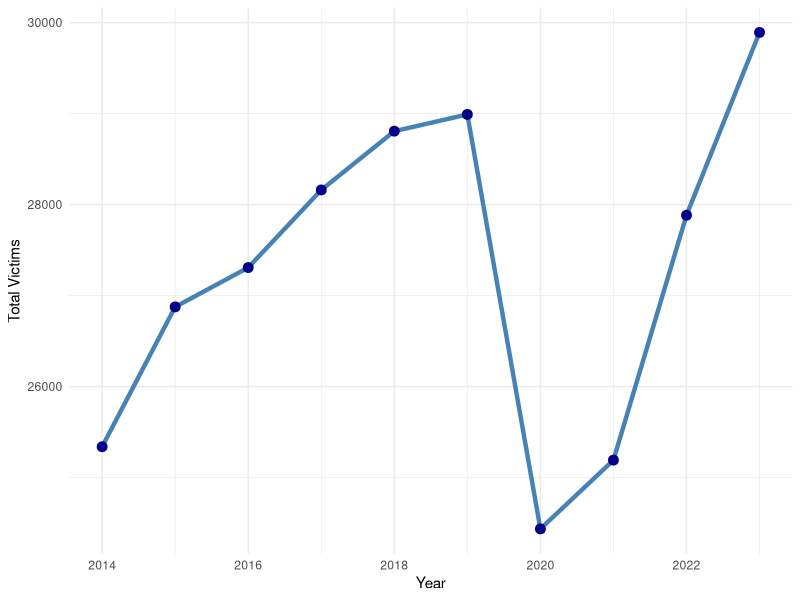
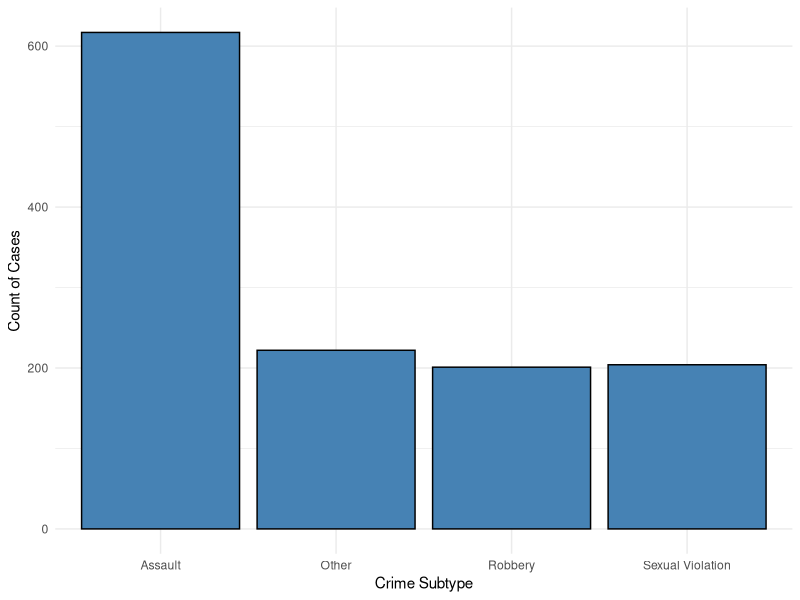
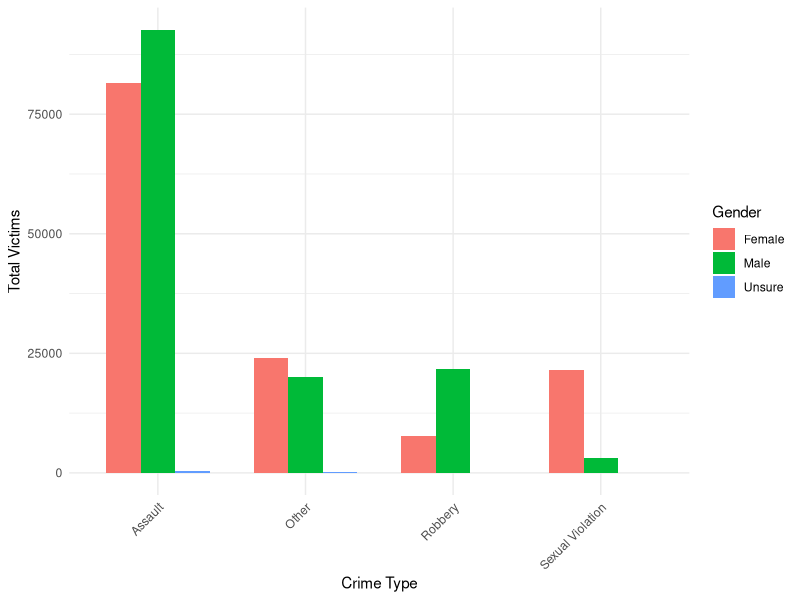
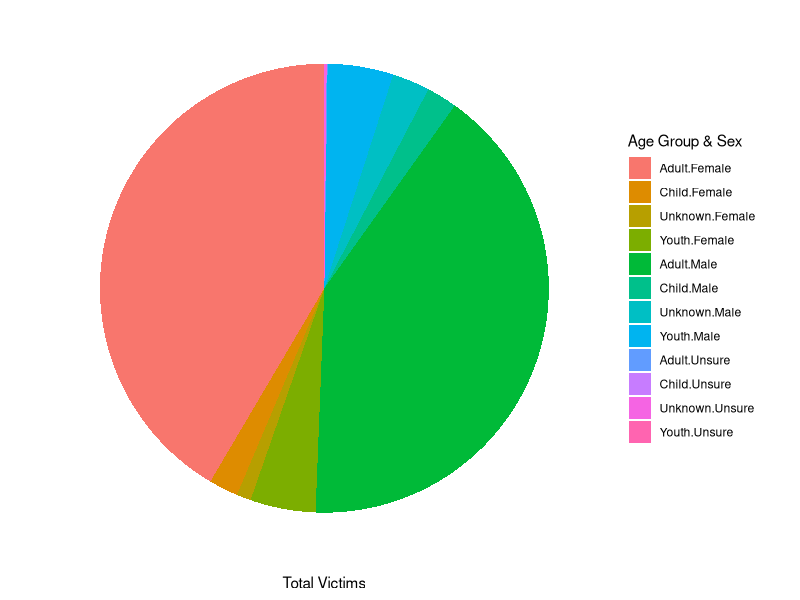
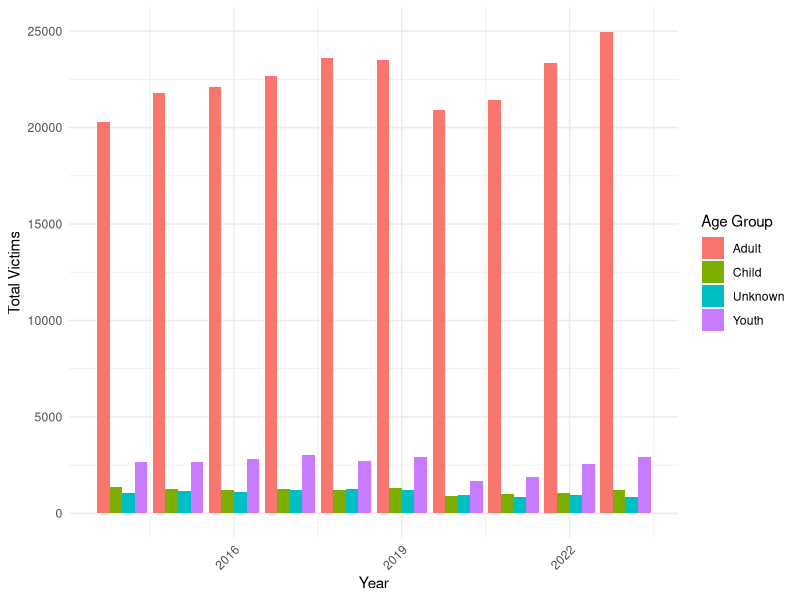

Source code (R) for these figures, in order:
## ---- chunk 1
#| include: false
#| warning: false
#| message: false

library(tidyverse)
library(ggplot2)
library(dplyr)
library(tidyr)

## ---- chunk 2
#| label: fig-crime-victims
#| fig-cap: Annual trend of crime victims in Toronto from 2014 to 2023
#| echo: false
#| warning: false
#| message: false

data <- read_csv(here::here("data","analysis_data","analysis_data.csv"))

yearly_data <- data %>%
  group_by(report_year) %>%
  summarise(total_victims = sum(count, na.rm = TRUE))

# Plotting the line graph
ggplot(yearly_data, aes(x = report_year, y = total_victims)) + 
  geom_line(color = "steelblue", size = 1.5) +
  geom_point(color = "darkblue", size = 3) +
  labs(x = "Year",
       y = "Total Victims") +
  theme_minimal()
## ---- chunk 3
#| label: fig-crime-subtypes
#| fig-cap: Distribution of Crime Subtypes in Toronto (2014-2023)
#| echo: false
#| warning: false
#| message: false


ggplot(data, aes(x = crime_subtype)) + 
  geom_bar(fill = "steelblue", color = "black") +
  labs(x = "Crime Subtype",
       y = "Count of Cases") +
  theme_minimal()
## ---- chunk 4
#| label: fig-gender-crime-comparison-toronto
#| fig-cap: Comparative Analysis of Crime Victims by Gender and Crime Type in Toronto (2014-2023)
#| echo: false
#| warning: false
#| message: false

# Summarize data to get total victims per crime type and gender
gender_crime_type_data <- data %>%
  group_by(crime_subtype, sex) %>%
  summarise(total_victims = sum(count, na.rm = TRUE), .groups = 'drop')

# Plotting the clustered bar chart
ggplot(gender_crime_type_data, aes(x = crime_subtype, y = total_victims, fill = sex)) +
  geom_bar(stat = "identity", position = position_dodge(), width = 0.7) +
  labs(x = "Crime Type",
       y = "Total Victims",
       fill = "Gender") +
  theme_minimal() +
  theme(axis.text.x = element_text(angle = 45, hjust = 1)) 

## ---- chunk 5
#| label: fig-victim-demographics-toronto
#| fig-cap: Distribution of Crime Victims by Age Group and Gender in Toronto (2014-2023)
#| echo: false
#| warning: false
#| message: false



ggplot(data, aes(x = "", y = count, fill = interaction(age_group, sex))) +
  geom_bar(stat = "identity", width = 1) +
  coord_polar("y", start = 0) +
  labs(x = "", y = "Total Victims", fill = "Age Group & Sex") +
  theme_minimal() +
  theme(axis.text.x = element_blank(),  # Hide the x-axis labels
        axis.ticks = element_blank(),   # Hide the x-axis ticks
        panel.grid = element_blank(),   # Hide the grid
        axis.title.y = element_blank())  # Hide the y-axis label

## ---- chunk 6
#| label: fig-age-group-trends-victims-toronto
#| fig-cap: Annual Trends of Crime Victims by Age Group in Toronto (2016-2022)
#| echo: false
#| warning: false
#| message: false

age_group_trends <- data %>%
  group_by(report_year, age_group) %>%
  summarise(total_victims = sum(count, na.rm = TRUE), .groups = 'drop')

# Plotting the bar graph for age group trends
ggplot(age_group_trends, aes(x = report_year, y = total_victims, fill = age_group)) +
  geom_bar(stat = "identity", position = "dodge") +
  labs(x = "Year",
       y = "Total Victims",
       fill = "Age Group") +
  theme_minimal() +
  theme(axis.text.x = element_text(angle = 45, hjust = 1))


